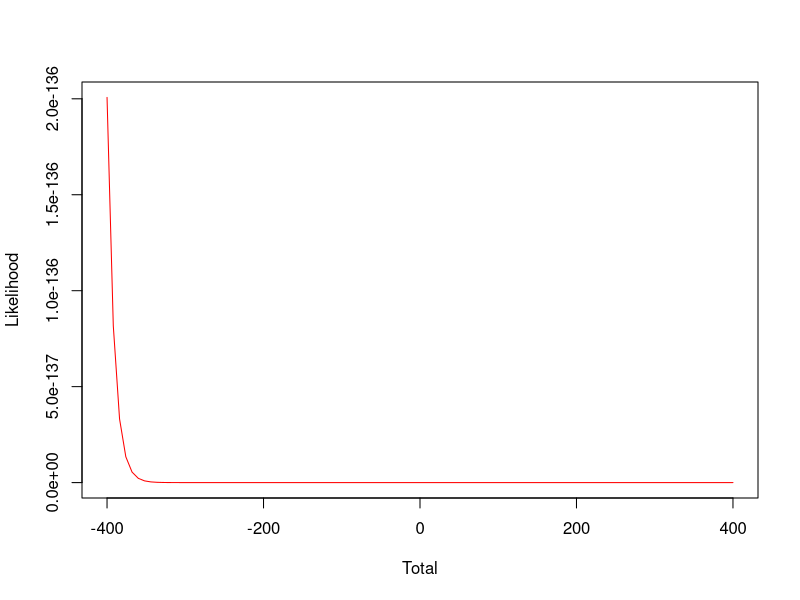

Write R code to recreate this figure. (Note: this script raises an error after producing the figure.)
# Name: Clay Gibson
# Date: January 22 2015
# Description: Blackjack mean and SD analysis

# Given number of hands and bet per hand
n <- 195000
b <- 10

# Calculate expected loss
expected_loss <- -1*n*b*.003

# Calculate estimated SD based on Stanford Wong empirical results
sdestimate1 <- (sqrt(1.32*n + .48*n*(n-1))/sqrt(n))*b

# Estimate SD based on binomial distribution
n = 1950
p <- .465
b <- 10
sdestimate2 <- sqrt(n*p*(1-p))*b

# Plotting 
curve(dnorm(x,mean = expected_loss,sd = sdestimate2),-400,400,add=F,col="red",
      xlab="Total", ylab="Likelihood")
curve(dnorm(x,mean = expected_loss,sd = sdestimate1),-400,400,add=T,col="blue",
      xlab="Total", ylab="Likelihood")
abline(v=expected_loss, col="red", lty = "dotted")

pnorm(q = 0, mean = expected_loss, sd = sdestimate1, lower.tail = F)

##############################################
##############################################
n <- c(100,200,400,800,1600,3200,6400,12800,25600,51200,102400, 204800)
b <- 10
storage <- matrix(data = rep(0,12*4),nrow = 12, ncol = 4)
# Calculate expected loss
for (i in 1:length(n)) {
  expected_loss <- -1*n[i]*b*.003
  sdestimate1 <- (sqrt(1.32*n[i] + .48*n[i]*(n[i]-1))/sqrt(n[i]))*b
  pno <- pnorm(q = 0, mean = expected_loss, sd = sdestimate1, lower.tail = F)
  storage[i,1] <- n[i]
  storage[i,2] <- round(expected_loss,1)
  storage[i,3] <- round(sdestimate1,1)
  storage[i,4] <- round(pno,1)
}

storage <- as.data.frame(storage)
colnames(storage) <- c("Hands", "EV", "SD", "Prob_Profit")

storage$hands <- n
qplot(storage$hands, storage$V3) + geom_point(size = 4, color = "darkgreen") +
  labs(x = "Number of Hands", y = "Probability of being ahead") 


# Calculate estimated SD based on Stanford Wong empirical results


myplot <- function(mean, sd) {
  
curve(dnorm(x,mean = mean,sd = sd),-400,400,add=F,col="blue",
      xlab="Total", ylab="Likelihood")
abline(v=-mean, col="red", lty = "dotted")
arrows(mean+sd,-1,mean+sd, dnorm(mean,mean+sd,sd), lty="dotted", code=0, col="red")
arrows(mean+2*sd,-1,mean+2*sd, dnorm(mean,mean+2*sd,sd), lty="dotted", code=0, col="red")
arrows(mean-sd,-1,mean-sd, dnorm(mean,mean-sd,sd), lty="dotted", code=0, col="red")
arrows(mean-2*sd,-1,mean-2*sd, dnorm(mean,mean-2*sd,sd), lty="dotted", code=0, col="red")
}


abline(v=-3.77+90.67, col="red", lty = "dotted")
abline(v=-3.77-90.67, col="red", lty = "dotted")
abline(v=-3.77+2*90.67, col="red", lty = "dotted")
abline(v=-3.77-2*90.67, col="red", lty = "dotted")